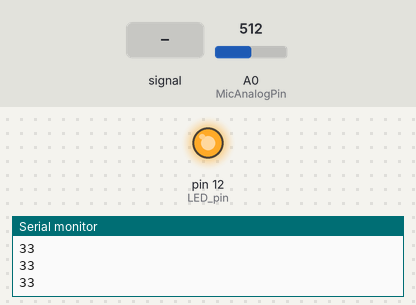
A sketch run on a simulated Arduino Uno, built with avr-gcc and run on an emulated ATmega328P. Shown: output pins drawn as LEDs (lit = HIGH), the last lines printed to the serial monitor. The test bench sets the inputs (shaded band); at power-on: A0 (MicAnalogPin) = 512.

Above: at 1.2 s.
1.3 s: A0 (MicAnalogPin) fed a 2 Hz sine of ±306 counts around its level
At 6.2 s:
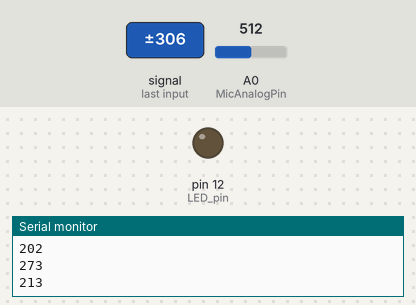
Timing chart, 0 to 10.3 s (numbered marks = the images above; inputs shaded):
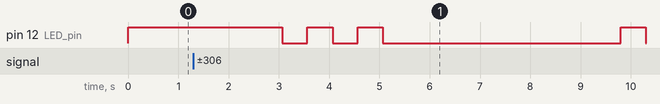

Measured:
- after the input at 1.3 s, pin 12 (LED_pin): goes LOW 0.50 s, HIGH 0.50 s, LOW 0.50 s, HIGH 0.50 s, LOW 4.7 s, HIGH 0.50 s, then LOW, starting after 1.8 s

The sketch:

8_project_led_toggle_due_clap_uno.ino
```cpp
int MicAnalogPin = A0;
int LED_pin = 12;

const int Threshold_Value = 18;
const int DC_Offset = 545;

bool Current_State  = 0;
bool Previous_State = 0;

void Checking_State(bool Current, bool Previous)
{
  if(Current != Previous)
  {
    digitalWrite(LED_pin, Current);
  }
}

void Microphone_Response_To_Clapping()
{
  int AC_Ripple_Max = 0;

  // determining the Max peak of the shock wave by sampling 50 times
  for(int i = 0; i <= 50; i++)
  {
    int Signal_Value = analogRead(MicAnalogPin);
    int AC_Ripple = abs(Signal_Value - DC_Offset);

    if(AC_Ripple > AC_Ripple_Max)
    {
      AC_Ripple_Max = AC_Ripple;
    }

  }

  Serial.println(AC_Ripple_Max);

  bool Triggering = AC_Ripple_Max > Threshold_Value;

  if (Triggering == 1 && Previous_State == 0)
  {
    Current_State = !Current_State;
    digitalWrite(LED_pin, Current_State);
  }

  Previous_State = Triggering;
  delay(50);

}

void setup()
{
  pinMode(LED_pin , OUTPUT);
  Serial.begin(9600);

}

void loop()
{
  Microphone_Response_To_Clapping();
}
```
